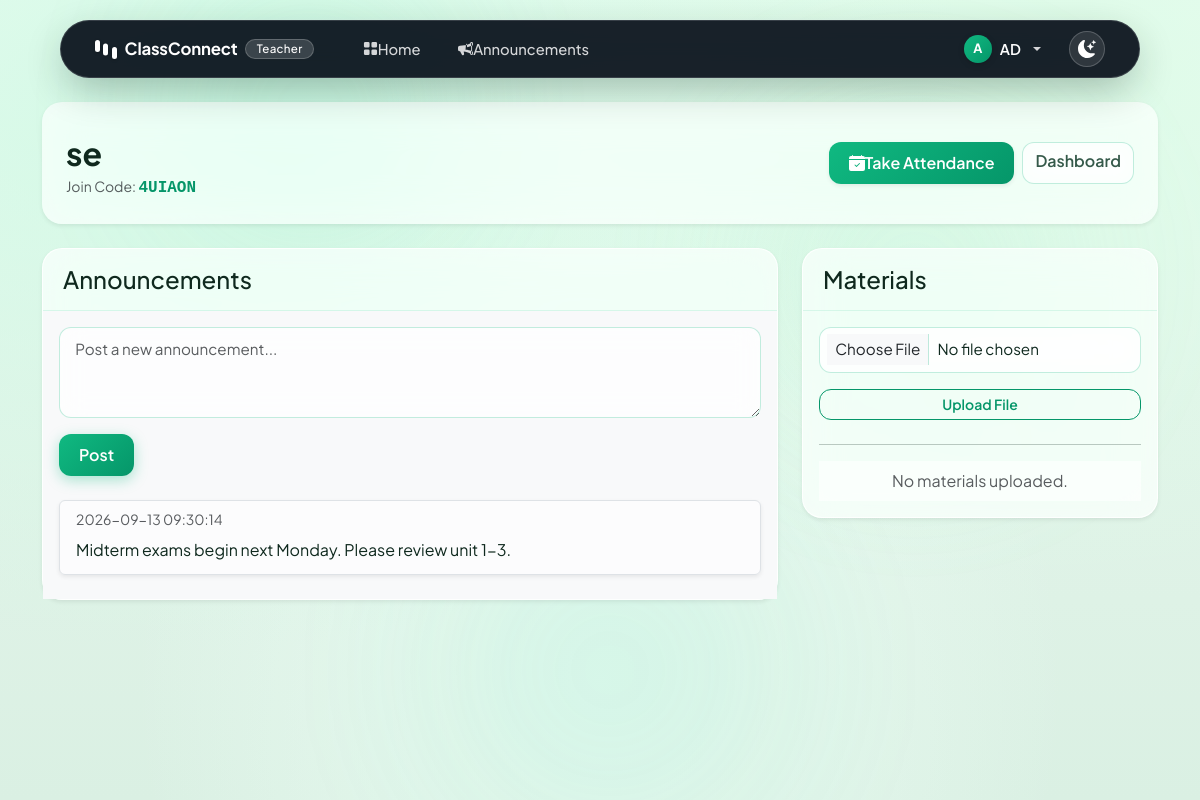
Page /class/2 (signed in) on the committed database.
### tables this page shows
CREATE TABLE classes (
    id INTEGER PRIMARY KEY AUTOINCREMENT,
    name TEXT NOT NULL,
    teacher_id INTEGER NOT NULL,
    join_code TEXT NOT NULL UNIQUE, subject TEXT, semester TEXT, academic_year TEXT, created_at TEXT, section TEXT, room TEXT,
    FOREIGN KEY(teacher_id) REFERENCES users(id)
);

CREATE TABLE announcements (
    id INTEGER PRIMARY KEY AUTOINCREMENT,
    class_id INTEGER NOT NULL,
    text TEXT NOT NULL,
    timestamp DATETIME DEFAULT CURRENT_TIMESTAMP,
    FOREIGN KEY(class_id) REFERENCES classes(id)
);

### app.py (the view)
@app.route("/class/<int:class_id>")
@login_required
def class_view(class_id):
    if session["role"] == "teacher":
        class_info = db.execute("SELECT * FROM classes WHERE id = ? AND teacher_id = ?", class_id, session["user_id"])
        if len(class_info) == 0:
            flash("Class not found or unauthorized.", "danger")
            return redirect("/")
    else:
        class_info = db.execute("SELECT classes.* FROM classes JOIN enrollments ON classes.id = enrollments.class_id WHERE classes.id = ? AND enrollments.student_id = ?", class_id, session["user_id"])
        if len(class_info) == 0:
            flash("Class not found or unauthorized.", "danger")
            return redirect("/")
    c_info = class_info[0]
    announcements = db.execute("SELECT * FROM announcements WHERE class_id = ? ORDER BY timestamp DESC", class_id)
    materials = db.execute("SELECT * FROM materials WHERE class_id = ? ORDER BY upload_time DESC", class_id)
    return render_template("class_view.html", class_info=c_info, announcements=announcements, materials=materials)

### app.py (called while the page is built)
@app.after_request
def after_request(response):
    response.headers["Cache-Control"] = "no-cache, no-store, must-revalidate"
    response.headers["Expires"] = 0
    response.headers["Pragma"] = "no-cache"
    return response

def login_required(f):
    @wraps(f)
    def decorated_function(*args, **kwargs):
        if session.get("user_id") is None:
            return redirect("/login")
        return f(*args, **kwargs)
    return decorated_function

### templates/class_view.html (shortened to what this page needs)
{% extends "layout.html" %}
{% block content %}
<div class="card shadow-sm border-0 mb-4 p-3">
    <div class="card-body p-2">
        <div class="d-flex flex-wrap justify-content-between align-items-center gap-3">
            <div>
                <h2 class="fw-bold mb-1">{{ class_info.name }}</h2>
                <div class="d-flex align-items-center gap-2 text-muted small">
                    <span>Join Code: <code class="fs-6 fw-bold text-emerald user-select-all">{{ class_info.join_code }}</code></span>
                </div>
            </div>
            <div class="d-flex gap-2">
                {% if session.role == 'teacher' %}
                <a href="/class/{{ class_info.id }}/attendance" class="btn btn-primary d-flex align-items-center gap-1.5 shadow-sm">
                    <span>Take Attendance</span>
                </a>
                {% endif %}
                <a href="/" class="btn btn-secondary">Dashboard</a>
            </div>
        </div>
    </div>
</div>
<div class="row">
    <div class="col-md-8">
        <div class="card shadow-sm mb-4">
            <div class="card-header bg-white">
                <h4 class="mb-0">Announcements</h4>
            </div>
            <div class="card-body bg-light">
                {% if session.role == 'teacher' %}
                <form action="/class/{{ class_info.id }}/announce" method="post" class="mb-4">
                    <div class="mb-3">
                        <textarea class="form-control" name="text" rows="3" placeholder="Post a new announcement..." required></textarea>
                    </div>
                    <button type="submit" class="btn btn-primary">Post</button>
                </form>
                {% endif %}
                <div class="list-group">
                    {% for a in announcements %}
                    <div class="list-group-item list-group-item-action flex-column align-items-start mb-2 border rounded shadow-sm">
                        <div class="d-flex w-100 justify-content-between">
                            <small class="text-muted">{{ a.timestamp }}</small>
                        </div>
                        <p class="mb-1 mt-2">{{ a.text }}</p>
                    </div>
                    {% else %}
                    <p class="text-muted text-center">No announcements yet.</p>
                    {% endfor %}
                </div>
            </div>
        </div>
    </div>
    <div class="col-md-4">
        <div class="card shadow-sm">
            <div class="card-header bg-white">
                <h4 class="mb-0">Materials</h4>
            </div>
            <div class="card-body">
                {% if session.role == 'teacher' %}
                <form action="/class/{{ class_info.id }}/upload" method="post" enctype="multipart/form-data" class="mb-4">
                    <div class="mb-3">
                        <input class="form-control form-control-sm" type="file" name="material" required>
                    </div>
                    <button type="submit" class="btn btn-sm btn-outline-primary w-100">Upload File</button>
                </form>
                <hr>
                {% endif %}
                <ul class="list-group list-group-flush">
                    {% for m in materials %}
                    <li class="list-group-item d-flex justify-content-between align-items-center">
                        <a href="/static/uploads/{{ m.file_path }}" target="_blank" class="text-decoration-none text-truncate" style="max-width: 80%;">{{ m.filename }}</a>
                        <span class="badge bg-secondary rounded-pill"><small>Download</small></span>
                    </li>
                    {% else %}
                    <li class="list-group-item text-muted text-center">No materials uploaded.</li>
                    {% endfor %}
                </ul>
            </div>
        </div>
    </div>
</div>
{% endblock %}

### static/css/style.css (style rules this page uses)
:root { --primary-emerald: #059669; --primary-emerald-hover: #047857; --primary-emerald-light: #10b981; --primary-emerald-glow: rgba(16, 185, 129, 0.35); --accent-mint: #34d399; --accent-sage: #6ee7b7; --accent-tint: rgba(16, 185, 129, 0.12); --bg-page-light: #eaf6ee; --bg-page-gradient: radial-gradient(at 15% 15%, rgba(209, 250, 229, 0.85) 0px, transparent 55%), radial-gradient(at 85% 10%, rgba(220, 252, 231, 0.9) 0px, transparent 50%), radial-gradient(at 50% 85%, rgba(236, 253, 245, 0.8) 0px, transparent 55%), linear-gradient(180deg, #ecfbf2 0%, #e2f4e9 50%, #daf0e3 100%); --glass-card-bg: rgba(255, 255, 255, 0.72); --glass-card-border: rgba(255, 255, 255, 0.85); --glass-card-border-alt: rgba(16, 185, 129, 0.18); --glass-shadow: 0 12px 36px -6px rgba(16, 55, 36, 0.08), 0 2px 6px rgba(0, 0, 0, 0.02); --glass-inner-highlight: inset 0 1px 1px 0 rgba(255, 255, 255, 0.95); --glass-blur: blur(20px) saturate(180%); --text-primary: #0f291e; --text-secondary: #355a4a; --text-muted: #5c7e70; --capsule-nav-bg: rgba(8, 15, 26, 0.92); --capsule-nav-border: rgba(255, 255, 255, 0.14); --capsule-nav-shadow: 0 14px 40px -6px rgba(10, 36, 26, 0.32), 0 0 1px 1px rgba(255, 255, 255, 0.08); --transition-smooth: all 0.28s cubic-bezier(0.16, 1, 0.3, 1); }
body.apple-glass-theme { background: var(--bg-page-gradient); background-color: var(--bg-page-light); background-attachment: fixed; color: var(--text-primary); font-family: 'Plus Jakarta Sans', 'Inter', -apple-system, BlinkMacSystemFont, "Segoe UI", Roboto, sans-serif; min-height: 100vh; margin: 0; padding: 0; -webkit-font-smoothing: antialiased; -moz-osx-font-smoothing: grayscale; transition: background var(--transition-smooth), color var(--transition-smooth); position: relative; overflow-x: hidden; }
.card { background: var(--glass-card-bg); backdrop-filter: var(--glass-blur); -webkit-backdrop-filter: var(--glass-blur); border: 1px solid var(--glass-card-border); border-radius: 20px; box-shadow: var(--glass-shadow), var(--glass-inner-highlight); transition: var(--transition-smooth); color: var(--text-primary); }
.card-header { background: transparent !important; border-bottom: 1px solid rgba(16, 185, 129, 0.12) !important; padding: 1rem 1.25rem; font-weight: 700; }
.form-control, .form-select { background: rgba(255, 255, 255, 0.7) !important; backdrop-filter: blur(12px); border: 1px solid rgba(16, 185, 129, 0.25); border-radius: 12px; color: var(--text-primary) !important; padding: 0.65rem 0.95rem; font-size: 0.95rem; transition: var(--transition-smooth); }
.btn-primary { background: linear-gradient(135deg, #10b981, #059669); border: none; color: #ffffff; border-radius: 12px; font-weight: 600; padding: 0.55rem 1.25rem; box-shadow: 0 4px 14px var(--primary-emerald-glow); transition: var(--transition-smooth); }
.btn-secondary, .btn-outline-secondary { background: rgba(255, 255, 255, 0.5); border: 1px solid rgba(16, 185, 129, 0.25); color: var(--text-secondary) !important; border-radius: 12px; font-weight: 600; backdrop-filter: blur(10px); transition: var(--transition-smooth); }
.btn-outline-primary { background: transparent; border: 1.5px solid var(--primary-emerald); color: var(--primary-emerald); border-radius: 12px; font-weight: 600; transition: var(--transition-smooth); }
.list-group-item { background: rgba(255, 255, 255, 0.6); border: 1px solid rgba(16, 185, 129, 0.12); color: var(--text-primary); transition: var(--transition-smooth); }
.text-emerald { color: var(--primary-emerald) !important; }

### rows in the picture
classes: name "se", join_code "4UIAON"
announcements: timestamp "2026-09-13 09:30:14", text "Midterm exams begin next Monday. Please review unit 1-3."

### other values in the picture
{{ session.get('role') }} "Teacher"
{{ session.get('username')[0]|upper }} "A"
{{ session.get('username') }} "AD"
